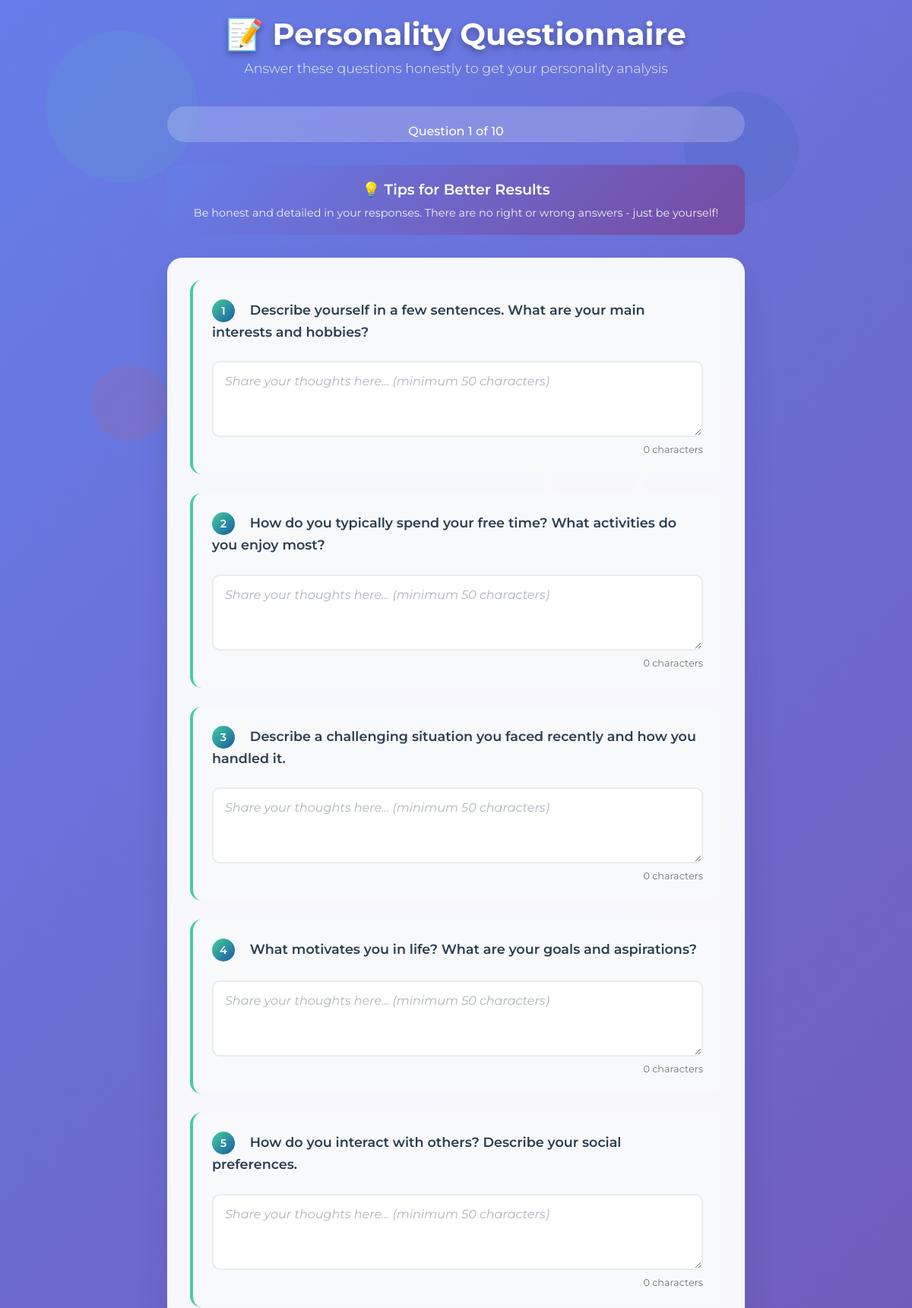
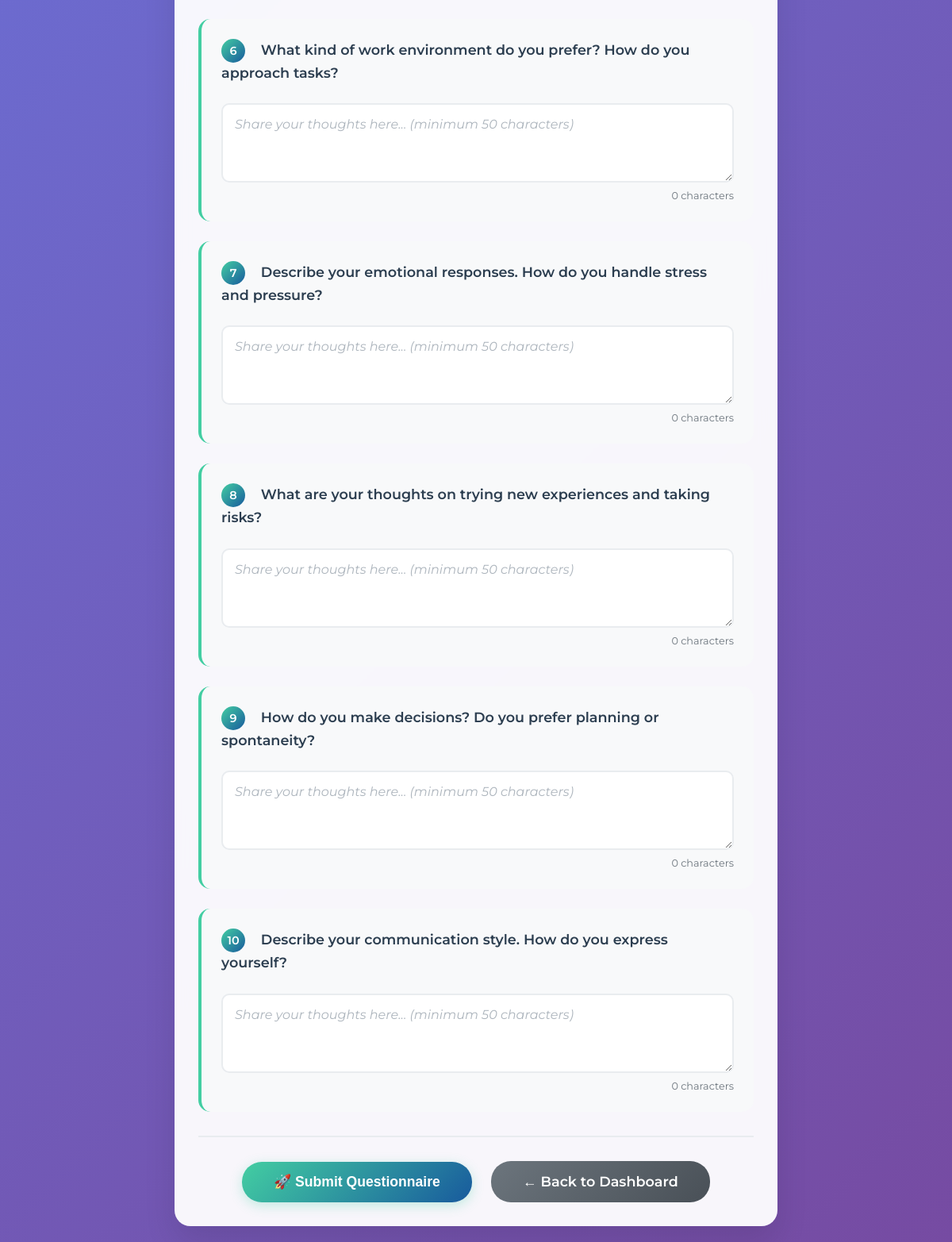
The page /questionnaire (signed in) on the database its author committed (2 pictures, top to bottom).
### tables this page shows
CREATE TABLE questions (
                id INTEGER PRIMARY KEY AUTOINCREMENT,
                question_text TEXT NOT NULL,
                question_type TEXT DEFAULT 'text',
                is_active BOOLEAN DEFAULT TRUE,
                created_at TIMESTAMP DEFAULT CURRENT_TIMESTAMP
            );

### app.py (the view)
    @app.route('/questionnaire')
    def questionnaire():
        if 'user_id' not in session:
            return redirect(url_for('login'))
        questions = db.get_questions()
        return render_template('questionnaire.html', questions=questions)

### app.py (called while the page is built)
    def get_questions(self):
        conn = sqlite3.connect(self.db_path)
        cursor = conn.cursor()
        cursor.execute('SELECT id, question_text FROM questions WHERE is_active = TRUE ORDER BY id')
        questions = cursor.fetchall()
        conn.close()
        return [{'id': q[0], 'text': q[1]} for q in questions]

### templates/questionnaire.html (shortened to what this page needs)
<!DOCTYPE html>
<html lang="en">
<head>
</head>
<body>
    <div class="bubble bubble1"></div>
    <div class="bubble bubble2"></div>
    <div class="bubble bubble4"></div>
    <div class="container">
        <div class="header">
            <h1>📝 Personality Questionnaire</h1>
            <p>Answer these questions honestly to get your personality analysis</p>
        </div>
        <div class="progress-container">
            <div class="progress-text" id="progressText">Question 1 of {{ questions|length }}</div>
        </div>
        <div class="tips-section">
            <div class="tips-title">💡 Tips for Better Results</div>
            <div class="tips-text">Be honest and detailed in your responses. There are no right or wrong answers - just be yourself!</div>
        </div>
        <div class="questionnaire-form">
            <form method="post" action="{{ url_for('submit_questionnaire') }}" id="questionnaireForm">
                {% for q in questions %}
                <div class="question-block">
                    <div class="question-text">
                        <span class="question-number">{{ loop.index }}</span>
                        {{ q.text }}
                    </div>
                    <textarea
                        name="question_{{ q.id }}"
                        class="answer-input"
                        placeholder="Share your thoughts here... (minimum 50 characters)"
                        required
                        minlength="50"
                        data-question="{{ loop.index }}"
                    ></textarea>
                    <div class="char-counter" id="counter_{{ q.id }}">0 characters</div>
                </div>
                {% endfor %}
                <div class="submit-section">
                    <button type="submit" class="btn btn-primary">
                        🚀 Submit Questionnaire
                    </button>
                    <a href="{{ url_for('dashboard') }}" class="btn btn-secondary">
                        ← Back to Dashboard
                    </a>
                </div>
            </form>
        </div>
    </div>
</body>
</html>

### templates/questionnaire.html (style rules this page uses)
* { margin: 0; padding: 0; box-sizing: border-box; }
body { background: linear-gradient(135deg, #667eea 0%, #764ba2 100%); font-family: 'Montserrat', Arial, sans-serif; min-height: 100vh; overflow-x: hidden; }
.bubble { position: absolute; border-radius: 50%; opacity: 0.1; animation: float 15s infinite ease-in-out; }
.bubble1 { width: 200px; height: 200px; left: 5vw; top: 5vh; background: #43cea2; animation-delay: 0s; }
.bubble2 { width: 150px; height: 150px; left: 75vw; top: 15vh; background: #185a9d; animation-delay: 3s; }
.bubble4 { width: 100px; height: 100px; left: 10vw; top: 60vh; background: #e74c3c; animation-delay: 9s; }
.container { max-width: 800px; margin: 0 auto; padding: 20px; position: relative; z-index: 2; }
.header { text-align: center; margin-bottom: 40px; animation: slideInDown 1s ease-out; }
.header h1 { color: white; font-size: 2.5rem; font-weight: 700; margin-bottom: 10px; text-shadow: 0 4px 8px rgba(0,0,0,0.3); }
.header p { color: rgba(255,255,255,0.9); font-size: 1.1rem; font-weight: 300; }
.progress-container { background: rgba(255,255,255,0.2); border-radius: 25px; padding: 5px; margin-bottom: 30px; backdrop-filter: blur(10px); }
.progress-text { color: white; text-align: center; margin-top: 10px; font-weight: 500; }
.questionnaire-form { background: rgba(255,255,255,0.95); border-radius: 20px; padding: 30px; box-shadow: 0 20px 40px rgba(0,0,0,0.1); backdrop-filter: blur(10px); animation: slideInUp 1s ease-out; }
.question-block { background: #f8f9fa; border-radius: 15px; padding: 25px; margin-bottom: 25px; border-left: 4px solid #43cea2; transition: transform 0.3s ease, box-shadow 0.3s ease; }
.question-number { display: inline-block; background: linear-gradient(135deg, #43cea2, #185a9d); color: white; width: 30px; height: 30px; border-radius: 50%; text-align: center; line-height: 30px; font-weight: 600; margin-right: 15px; font-size: 0.9rem; }
.question-text { color: #2c3e50; font-weight: 600; font-size: 1.1rem; line-height: 1.5; margin-bottom: 15px; }
.answer-input { width: 100%; padding: 15px; border: 2px solid #e9ecef; border-radius: 10px; font-size: 1rem; font-family: 'Montserrat', Arial, sans-serif; background: white; margin-top: 10px; transition: all 0.3s ease; resize: vertical; min-height: 100px; }
.answer-input::placeholder { color: #adb5bd; font-style: italic; }
.submit-section { text-align: center; margin-top: 30px; padding-top: 30px; border-top: 2px solid #e9ecef; }
.btn { padding: 15px 40px; border: none; border-radius: 25px; font-size: 1.1rem; font-weight: 600; cursor: pointer; transition: all 0.3s ease; text-decoration: none; display: inline-block; margin: 0 10px; }
.btn-primary { background: linear-gradient(135deg, #43cea2, #185a9d); color: white; box-shadow: 0 4px 15px rgba(67, 206, 162, 0.3); }
.btn-secondary { background: linear-gradient(135deg, #6c757d, #495057); color: white; }
.char-counter { text-align: right; font-size: 0.8rem; color: #6c757d; margin-top: 5px; }
.tips-section { background: linear-gradient(135deg, #667eea, #764ba2); color: white; padding: 20px; border-radius: 15px; margin-bottom: 30px; text-align: center; }
.tips-title { font-size: 1.2rem; font-weight: 600; margin-bottom: 10px; }
.tips-text { font-size: 0.9rem; opacity: 0.9; }

### rows shown on the page
questions: text "Describe yourself in a few sentences. What are your main interests and hobbies?", id "Share your thoughts here... (minimum 50 characters)"
questions: text "How do you typically spend your free time? What activities do you enjoy most?", id "Share your thoughts here... (minimum 50 characters)"
questions: text "Describe a challenging situation you faced recently and how you handled it.", id "Share your thoughts here... (minimum 50 characters)"
questions: text "What motivates you in life? What are your goals and aspirations?", id "Share your thoughts here... (minimum 50 characters)"
questions: text "How do you interact with others? Describe your social preferences.", id "Share your thoughts here... (minimum 50 characters)"
questions: text "What kind of work environment do you prefer? How do you approach tasks?", id "Share your thoughts here... (minimum 50 characters)"
questions: text "Describe your emotional responses. How do you handle stress and pressure?", id "Share your thoughts here... (minimum 50 characters)"
questions: text "What are your thoughts on trying new experiences and taking risks?", id "Share your thoughts here... (minimum 50 characters)"
questions: text "How do you make decisions? Do you prefer planning or spontaneity?", id "Share your thoughts here... (minimum 50 characters)"
questions: text "Describe your communication style. How do you express yourself?", id "Share your thoughts here... (minimum 50 characters)"

### other values the page prints
{{ questions|length }} "10"
